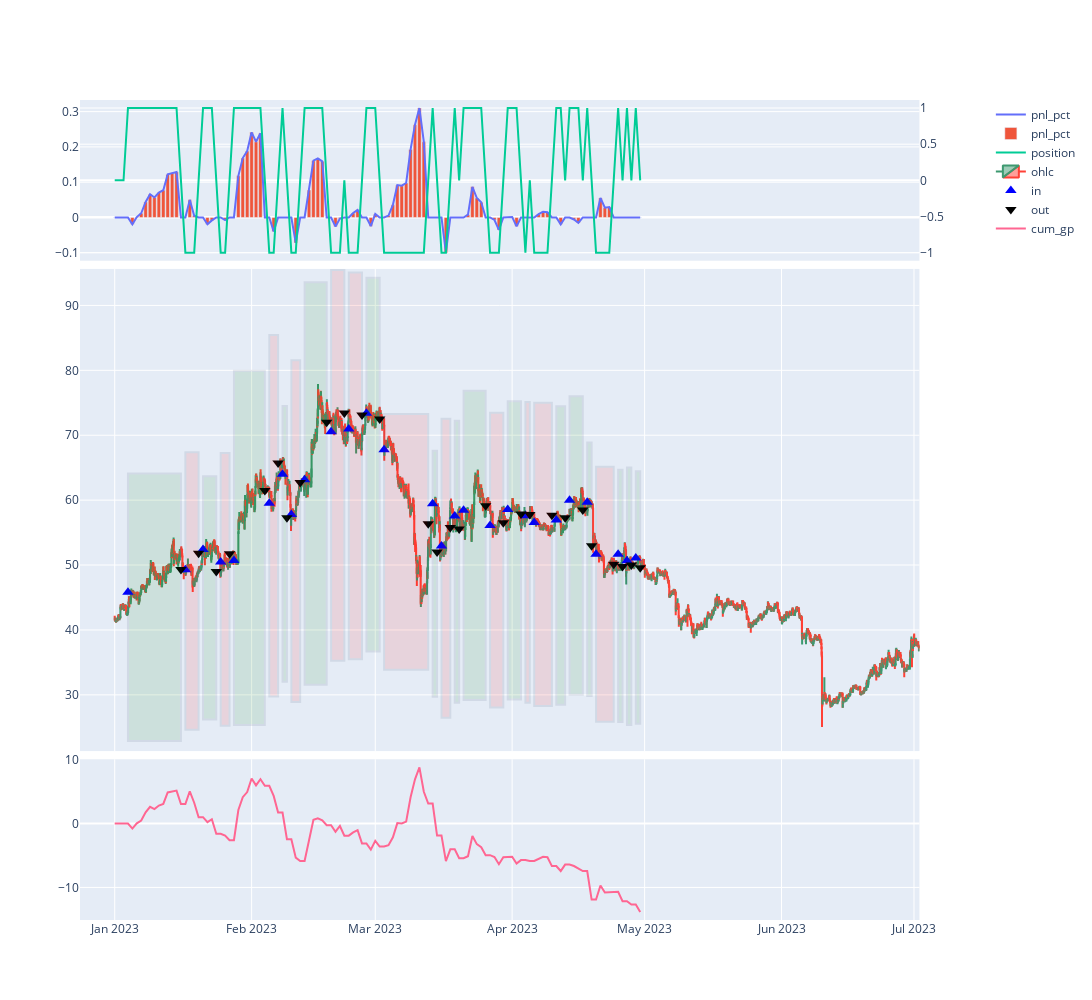

Write notebook code for a chart like this one.
### Code cell
w.report.plot_asset(symbol = SYMBOLS[1])
